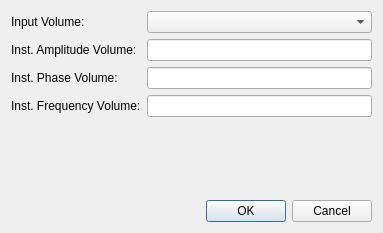
<?xml version="1.0" encoding="UTF-8"?>
<ui version="4.0">
 <class>InstantaneousAttributesDialog</class>
 <widget class="QDialog" name="InstantaneousAttributesDialog">
  <property name="geometry">
   <rect>
    <x>0</x>
    <y>0</y>
    <width>383</width>
    <height>233</height>
   </rect>
  </property>
  <property name="windowTitle">
   <string>Instantaneous Attributes</string>
  </property>
  <property name="windowIcon">
   <iconset resource="../ProjectViewer/icons.qrc">
    <normaloff>:/icons/images/logo_fs_64x64.png</normaloff>:/icons/images/logo_fs_64x64.png</iconset>
  </property>
  <layout class="QVBoxLayout" name="verticalLayout">
   <item>
    <layout class="QGridLayout" name="gridLayout">
     <item row="0" column="0">
      <widget class="QLabel" name="label">
       <property name="text">
        <string>Input Volume:</string>
       </property>
      </widget>
     </item>
     <item row="0" column="1">
      <widget class="QComboBox" name="cbInputVolume">
       <property name="sizePolicy">
        <sizepolicy hsizetype="MinimumExpanding" vsizetype="Fixed">
         <horstretch>0</horstretch>
         <verstretch>0</verstretch>
        </sizepolicy>
       </property>
       <property name="minimumSize">
        <size>
         <width>200</width>
         <height>0</height>
        </size>
       </property>
      </widget>
     </item>
     <item row="1" column="0">
      <widget class="QLabel" name="label_2">
       <property name="text">
        <string>Inst. Amplitude Volume:</string>
       </property>
      </widget>
     </item>
     <item row="1" column="1">
      <widget class="QLineEdit" name="leAmplitude"/>
     </item>
     <item row="2" column="0">
      <widget class="QLabel" name="label_3">
       <property name="text">
        <string>Inst. Phase Volume:</string>
       </property>
      </widget>
     </item>
     <item row="2" column="1">
      <widget class="QLineEdit" name="lePhase"/>
     </item>
     <item row="3" column="0">
      <widget class="QLabel" name="label_4">
       <property name="text">
        <string>Inst. Frequency Volume:</string>
       </property>
      </widget>
     </item>
     <item row="3" column="1">
      <widget class="QLineEdit" name="leFrequency"/>
     </item>
    </layout>
   </item>
   <item>
    <spacer name="verticalSpacer">
     <property name="orientation">
      <enum>Qt::Vertical</enum>
     </property>
     <property name="sizeHint" stdset="0">
      <size>
       <width>20</width>
       <height>40</height>
      </size>
     </property>
    </spacer>
   </item>
   <item>
    <widget class="QDialogButtonBox" name="buttonBox">
     <property name="orientation">
      <enum>Qt::Horizontal</enum>
     </property>
     <property name="standardButtons">
      <set>QDialogButtonBox::Cancel|QDialogButtonBox::Ok</set>
     </property>
    </widget>
   </item>
  </layout>
 </widget>
 <resources>
  <include location="../ProjectViewer/icons.qrc"/>
 </resources>
 <connections>
  <connection>
   <sender>buttonBox</sender>
   <signal>accepted()</signal>
   <receiver>InstantaneousAttributesDialog</receiver>
   <slot>accept()</slot>
   <hints>
    <hint type="sourcelabel">
     <x>248</x>
     <y>254</y>
    </hint>
    <hint type="destinationlabel">
     <x>157</x>
     <y>274</y>
    </hint>
   </hints>
  </connection>
  <connection>
   <sender>buttonBox</sender>
   <signal>rejected()</signal>
   <receiver>InstantaneousAttributesDialog</receiver>
   <slot>reject()</slot>
   <hints>
    <hint type="sourcelabel">
     <x>316</x>
     <y>260</y>
    </hint>
    <hint type="destinationlabel">
     <x>286</x>
     <y>274</y>
    </hint>
   </hints>
  </connection>
 </connections>
</ui>
